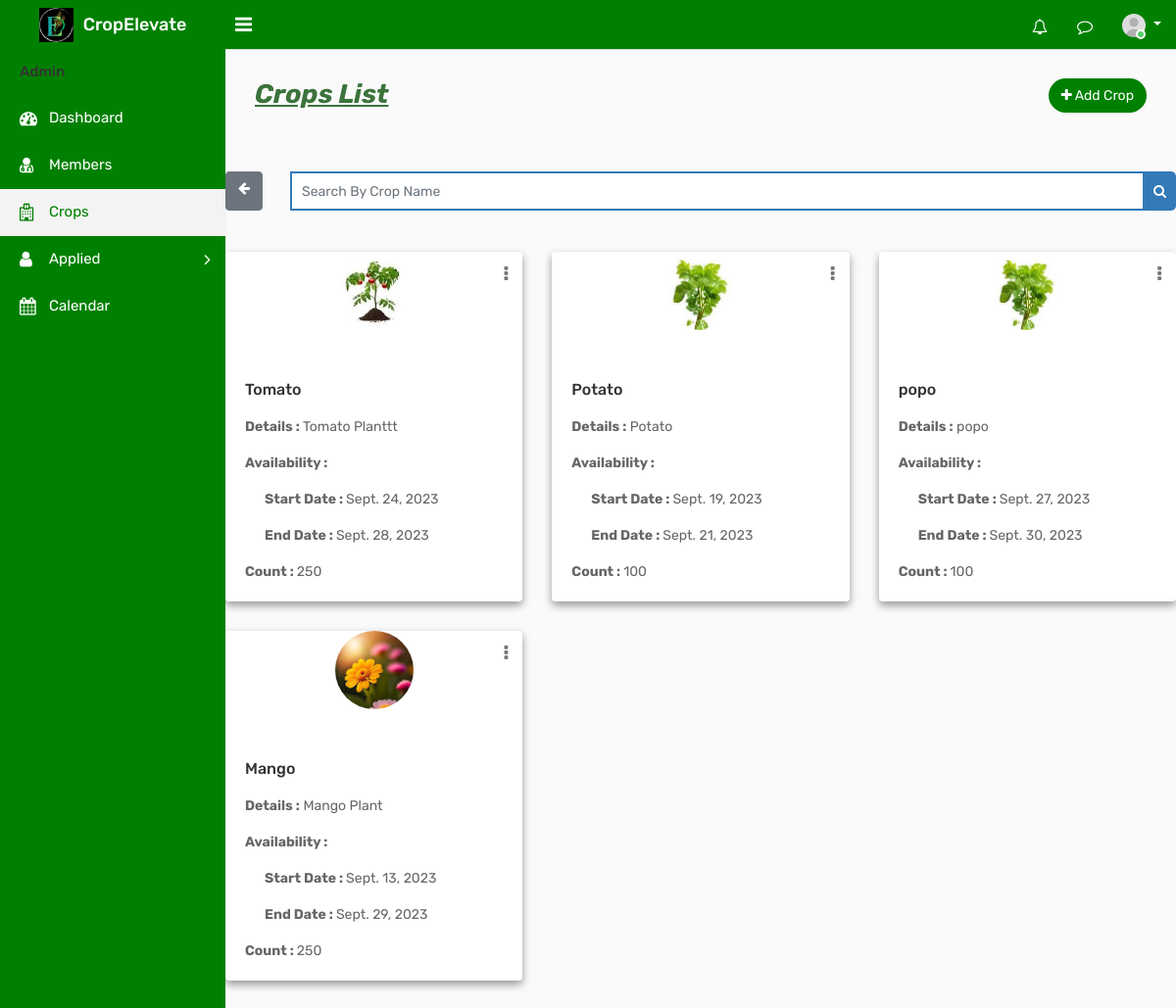
/adcrop, run on the app's committed database.
### ceapp/models.py (models this page shows)
class Crop(models.Model):
    Namec = models.CharField(max_length=100)
    des = models.TextField()
    start_date = models.DateField(null=True, blank=True)
    end_date = models.DateField(null=True, blank=True)
    count = models.PositiveIntegerField(default=0)
    crop_photo = models.ImageField(upload_to='crop_photos/', blank=True, null=True)
    created_at = models.DateTimeField(auto_now_add=True)
    current = models.BooleanField(default=False)

### ceapp/views.py (the view)
# urls.py: path('adcrop',views.adcrop,name='adcrop'),
def adcrop(request):
    crops = Crop.objects.all()
    return render(request, 'admintemp/adcrop.html', {'crops': crops})

### templates/admintemp/adcrop.html (shortened to what this page needs)
{% load static %}
<!DOCTYPE html>
<html lang="en">
<head>
    <link rel="stylesheet" type="text/css" href="{% static 'assets/css/bootstrap.min.css' %}">
    <link rel="stylesheet" type="text/css" href="{% static 'assets/css/dataTables.bootstrap4.min.css' %}">
    <link rel="stylesheet" type="text/css" href="{% static 'assets/css/font-awesome.min.css' %}">
    <link rel="stylesheet" type="text/css" href="{% static 'assets/css/style.css' %}">
</head>
<body>
    <div class="main-wrapper">
        <div class="header">
			<div class="header-left">
				<a href="{% url 'adindex' %}" class="logo">
					<img src="{% static 'assets/img/adminlogo1.png' %}" width="35" height="35" alt=""> <span>CropElevate</span>
				</a>
			</div>
			<a id="toggle_btn" href="javascript:void(0);"><i class="fa fa-bars"></i></a>
            <ul class="nav user-menu float-right">
                <li class="nav-item dropdown d-none d-sm-block">
                    <a href="#" class="dropdown-toggle nav-link" data-toggle="dropdown"><i class="fa fa-bell-o"></i> </a>
                </li>
                <li class="nav-item dropdown d-none d-sm-block">
                    <a href="javascript:void(0);" id="open_msg_box" class="hasnotifications nav-link"><i class="fa fa-comment-o"></i> </a>
                </li>
                <li class="nav-item dropdown has-arrow">
                    <a href="#" class="dropdown-toggle nav-link user-link" data-toggle="dropdown">
                        <span class="user-img"><img class="rounded-circle" src="{% static 'assets/img/user.jpg' %}" width="40" alt="Admin">
							<span class="status online"></span></span>
                    </a>
                </li>
            </ul>
        </div>
        <div class="sidebar" id="sidebar">
            <div class="sidebar-inner slimscroll">
                <div id="sidebar-menu" class="sidebar-menu">
                    <ul>
                        <li class="menu-title">Admin</li>
                        <li>
                            <a href="{% url 'adindex' %}"><i class="fa fa-dashboard"></i> <span>Dashboard</span></a>
                        </li>
						<li>
                            <a href="{% url 'admember' %}"><i class="fa fa-user-md"></i> <span>Members</span></a>
                        </li>
                        <li class="active">
                            <a href="{% url 'adcrop' %}"><i class="fa fa-hospital-o"></i> <span>Crops</span></a>
                        </li>
                        <li class="submenu green-background">
                            <a href="#"><i class="fa fa-user"></i> Applied <span class="menu-arrow"></span></a>
                        </li>
                        <li>
                            <a href="{% url 'adcalendar' %}"><i class="fa fa-calendar"></i> <span>Calendar</span></a>
                        </li>
                    </ul>
                </div>
            </div>
        </div>
                </div>
                <div class="page-wrapper">
                    <div class="content">
                        <div class="row">
                            <div class="col-sm-5 col-5">
                                <h4 class="page-title" style="font-size:27px; color:#3c733c;"><b><i><u>Crops List</b></i></u></h4>
                            </div>
                            <div class="col-sm-7 col-7 text-right m-b-30">
                                <a href="{% url 'adaddcrop' %}" class="btn btn-primary btn-rounded" style="background-color: green; color: white;"><i class="fa fa-plus"></i> Add Crop</a>
                            </div>
                        </div>
                        </div>
                        <div class="row">
                            <div class="col-md-12">
                                <form id="search-form" method="GET" action="{% url 'search_crop' %}">
                                    <div class="input-group">
                                        <a href="{% url 'adcrop' %}" class="btn btn-secondary"><i class="fa fa-arrow-left"></i></a>&ensp;&ensp;&ensp;&ensp;
                                        <input type="text" class="form-control custom-search-input" name="cropname" placeholder="Search By Crop Name">
                                        <div class="input-group-append">
                                            <button class="btn btn-primary custom-search-btn" type="submit"><i class="fa fa-search"></i></button>
                                        </div>
                                    </div>
                                </form>
                            </div>
                        </div><br><br>
                        <div class="row">
                            {% for crop in crops %}
                            <div class="col-md-4">
                                <div class="card" style="box-shadow: 0 4px 8px 0 rgba(0, 0, 0, 0.4);">
                                    <div class="dropdown profile-action">
                                        <a href="#" class="action-icon dropdown-toggle" data-toggle="dropdown" aria-expanded="false"><i class="fa fa-ellipsis-v"></i></a>
                                    </div>
                                    <div class="doctor-img">
                                        <a class="avatar" href="#"><img alt="" src="{{ crop.crop_photo.url }}"></a>
                                       </div>
                                    <div class="card-body">
                                        <p>
                                        <h5 class="card-title">{{ crop.Namec }}</h5>
                                        <p class="card-text"><b>Details :</b>  {{ crop.des }}</p>
                                        <p class="card-text"><b>Availability :</b></p>
                                        <p class="card-text" style= "padding-left:20px;"><b>Start Date : </b> {{ crop.start_date }}</p>
                                        <p class="card-text"  style= "padding-left:20px;"><b>End Date :  </b>{{ crop.end_date }}</p>
                                        <p class="card-text"><b>Count : </b> {{ crop.count }}</p>
                                    </div>
                                </div>
                            </div>
                            {% endfor %}
                        </div>
		</div>
</body>
</html>

### data on the page
Crop: crop_photo (picture), Namec "Tomato", des "Tomato Planttt", start_date "Sept. 24, 2023", end_date "Sept. 28, 2023", count "250"
Crop: crop_photo (picture), Namec "Potato", des "Potato", start_date "Sept. 19, 2023", end_date "Sept. 21, 2023", count "100"
Crop: crop_photo (picture), Namec "popo", des "popo", start_date "Sept. 27, 2023", end_date "Sept. 30, 2023", count "100"
Crop: crop_photo (picture), Namec "Mango", des "Mango Plant", start_date "Sept. 13, 2023", end_date "Sept. 29, 2023", count "250"
